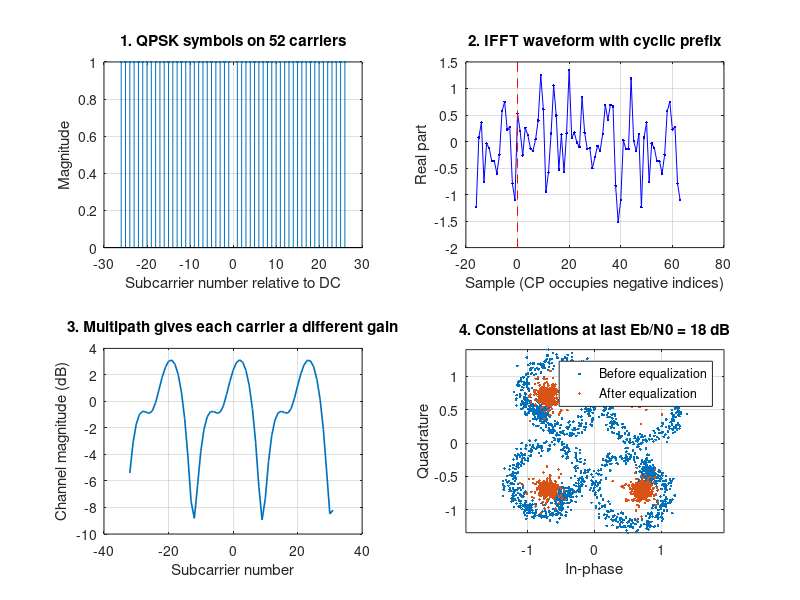
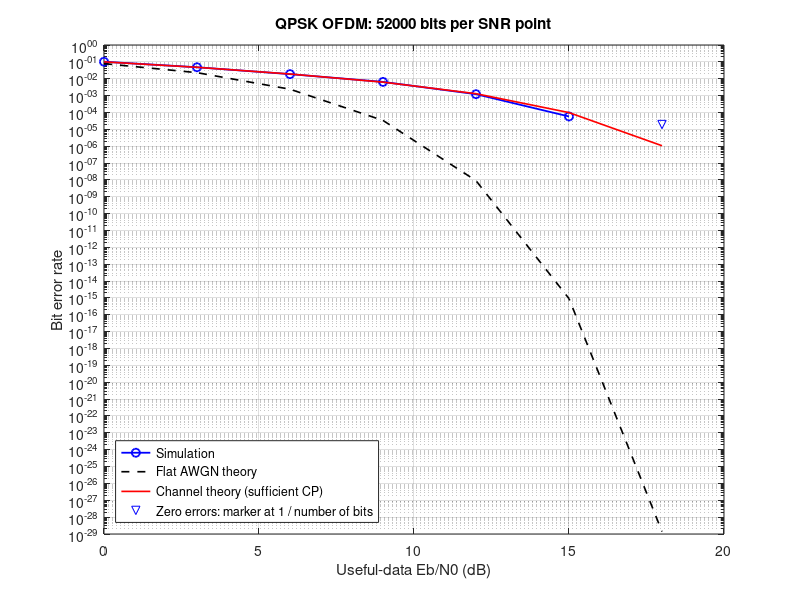

These figures' MATLAB source, in order:
function results = ofdm_study(cfg)
%OFDM_STUDY Learn OFDM using QPSK, a cyclic prefix, and a multipath channel.
% MATLAB R2018a; base MATLAB only. Run: results = ofdm_study;
% Change a setting: results = ofdm_study(struct('cpLength', 0));
% See README.md for assumptions and suggested experiments.

if nargin < 1, cfg = struct(); end
defaults = struct('nFFT', 64, 'cpLength', 16, 'nSymbols', 500, ...
    'ebN0dB', 0:3:18, 'channel', [1 0 0 0.45 0 0 0.25j], ...
    'seed', 7, 'makePlots', true);
names = fieldnames(cfg);
for k = 1:numel(names)
    assert(isfield(defaults, names{k}), 'Unknown setting: %s', names{k});
end
names = fieldnames(defaults);
for k = 1:numel(names)
    if ~isfield(cfg, names{k}), cfg.(names{k}) = defaults.(names{k}); end
end
validateattributes(cfg.nFFT, {'numeric'}, {'scalar','integer','>=',64});
assert(mod(cfg.nFFT,2) == 0, 'nFFT must be even.');
validateattributes(cfg.cpLength, {'numeric'}, ...
    {'scalar','integer','>=',0,'<=',cfg.nFFT});
validateattributes(cfg.nSymbols, {'numeric'}, {'scalar','integer','positive'});
validateattributes(cfg.ebN0dB, {'numeric'}, {'vector','real','finite','nonempty'});
validateattributes(cfg.channel, {'numeric'}, {'vector','finite','nonempty'});
assert(any(cfg.channel ~= 0), 'Channel must contain a nonzero tap.');
assert(numel(cfg.channel) <= cfg.nFFT, 'Channel must fit within nFFT.');
rng(cfg.seed, 'twister');

% Frequencies are indexed relative to DC. Leave DC and edge bins empty.
% For a 64-point FFT: 52 data carriers at -26:-1 and 1:26.
carrierNumbers = [-26:-1 1:26].';
dataBins = mod(carrierNumbers, cfg.nFFT) + 1;
nData = numel(dataBins);
nBits = 2*nData*cfg.nSymbols;
bits = randi([0 1], nBits, 1);

% Gray QPSK: each bit independently controls the sign of I or Q.
% Each constellation point has energy 1. No modulation toolbox needed.
bitPairs = reshape(bits, 2, []);
qpsk = ((1-2*bitPairs(1,:)) + 1j*(1-2*bitPairs(2,:)))/sqrt(2);
frequencyGrid = zeros(cfg.nFFT, cfg.nSymbols);
frequencyGrid(dataBins,:) = reshape(qpsk, nData, cfg.nSymbols);

% IFFT combines orthogonal carriers into one time waveform.
% sqrt(N) scaling makes the FFT/IFFT pair energy preserving.
timeSymbols = ifft(frequencyGrid, cfg.nFFT, 1)*sqrt(cfg.nFFT);
withCP = [timeSymbols(end-cfg.cpLength+1:end,:); timeSymbols];
tx = withCP(:); % Columns are transmitted one OFDM symbol at a time.

% Normalize channel tap energy, so its average frequency power is one.
h = cfg.channel(:)/norm(cfg.channel);
H = fft(h, cfg.nFFT, 1); % Explicit dimension also handles a scalar flat channel.
assert(all(abs(H(dataBins)) > 1e-10), ...
    'A data carrier has a channel null; zero-forcing cannot invert it.');
cleanRx = filter(h, 1, tx); % Serial convolution includes adjacent symbols.
if cfg.cpLength < numel(h)-1
    warning('ofdm_study:ShortCP', ...
        'CP is shorter than channel memory: expect interference and BER loss.');
end

ebN0dB = cfg.ebN0dB(:).';
ber = zeros(size(ebN0dB));
errorCounts = zeros(size(ebN0dB));
for k = 1:numel(ebN0dB)
    % Eb refers to useful data energy, excluding CP overhead.
    % QPSK Es=1 and 2 bits/symbol => Eb=1/2. Complex noise power=N0.
    noiseVariance = 1/(2*10^(ebN0dB(k)/10));
    noise = sqrt(noiseVariance/2)* ...
        (randn(size(cleanRx)) + 1j*randn(size(cleanRx)));
    rx = cleanRx + noise;
    rxBlocks = reshape(rx, cfg.nFFT+cfg.cpLength, cfg.nSymbols);
    usefulRx = rxBlocks(cfg.cpLength+1:end,:);
    rxGrid = fft(usefulRx, cfg.nFFT, 1)/sqrt(cfg.nFFT);
    received = rxGrid(dataBins,:);
    % Perfect channel knowledge: divide each carrier by its complex gain.
    equalized = bsxfun(@rdivide, received, H(dataBins));
    detected = zeros(2, numel(equalized));
    detected(1,:) = real(equalized(:)).' < 0;
    detected(2,:) = imag(equalized(:)).' < 0;
    errorCounts(k) = sum(detected(:) ~= bits);
    ber(k) = errorCounts(k)/nBits;
end

% Q(x)=erfc(x/sqrt(2))/2. Ideal QPSK BER conditional on each carrier gain.
ebLinear = 10.^(ebN0dB/10);
awgnTheory = 0.5*erfc(sqrt(ebLinear));
channelTheory = mean(0.5*erfc(sqrt(abs(H(dataBins)).^2*ebLinear)),1);
results = struct('config',cfg, 'ebN0dB',ebN0dB, 'ber',ber, ...
    'errorCounts',errorCounts, 'nBitsPerPoint',nBits, ...
    'awgnTheory',awgnTheory, 'channelTheory',channelTheory, ...
    'carrierNumbers',carrierNumbers, 'channelResponse',H);
fprintf('\nOFDM: N=%d, data carriers=%d, CP=%d, symbols=%d\n', ...
    cfg.nFFT,nData,cfg.cpLength,cfg.nSymbols);
fprintf('Eb/N0 excludes CP energy. Perfect timing and channel knowledge.\n');
fprintf(' Eb/N0 (dB)       Errors          BER\n');
for k = 1:numel(ber)
    fprintf(' %8.1f       %8d       %.4g\n',ebN0dB(k),errorCounts(k),ber(k));
end
fprintf('Zero observed errors is a finite-run result; it does not establish zero true BER.\n');

if ~cfg.makePlots, return; end
figure('Name','OFDM processing steps','Color','w');
subplot(2,2,1);
stem(carrierNumbers,abs(frequencyGrid(dataBins,1)),'.'); grid on;
xlabel('Subcarrier number relative to DC'); ylabel('Magnitude');
title('1. QPSK symbols on 52 carriers');
subplot(2,2,2);
t = -cfg.cpLength:cfg.nFFT-1;
plot(t,real(withCP(:,1)),'b.-'); hold on;
yl = ylim; plot([0 0],yl,'r--'); grid on;
xlabel('Sample (CP occupies negative indices)'); ylabel('Real part');
title('2. IFFT waveform with cyclic prefix');
subplot(2,2,3);
freqBins = (-cfg.nFFT/2:cfg.nFFT/2-1).';
plot(freqBins,20*log10(max(abs(fftshift(H)),1e-12)),'LineWidth',1.2);
grid on; xlabel('Subcarrier number'); ylabel('Channel magnitude (dB)');
title('3. Multipath gives each carrier a different gain');
subplot(2,2,4);
nShow = min(2000,numel(equalized));
plot(real(received(1:nShow)),imag(received(1:nShow)),'.'); hold on;
plot(real(equalized(1:nShow)),imag(equalized(1:nShow)),'.');
axis equal; grid on; xlabel('In-phase'); ylabel('Quadrature');
legend('Before equalization','After equalization','Location','best');
title(sprintf('4. Constellations at last Eb/N0 = %g dB',ebN0dB(end)));

figure('Name','OFDM bit error rate','Color','w');
% Omit zero-error points from the logarithmic curve and mark run resolution.
plotBER = ber; plotBER(plotBER == 0) = NaN;
semilogy(ebN0dB,plotBER,'bo-','LineWidth',1.3); hold on;
semilogy(ebN0dB,awgnTheory,'k--','LineWidth',1.2);
semilogy(ebN0dB,channelTheory,'r-','LineWidth',1.2);
legend('Simulation','Flat AWGN theory','Channel theory (sufficient CP)', ...
    'Location','southwest');
if any(ber == 0)
    semilogy(ebN0dB(ber == 0),ones(1,sum(ber == 0))/nBits,'bv', ...
        'DisplayName','Zero errors: marker at 1 / number of bits');
end
grid on; xlabel('Useful-data Eb/N0 (dB)'); ylabel('Bit error rate');
title(sprintf('QPSK OFDM: %d bits per SNR point',nBits));
end
